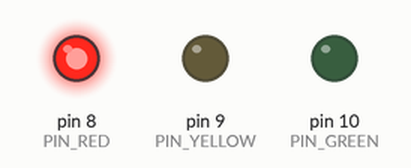
Recording of a sketch running on a simulated Arduino Uno, built with avr-gcc and run on an emulated ATmega328P. Shown: output pins drawn as LEDs (lit = HIGH).

Above: at 2.5 s.
At 7.5 s:
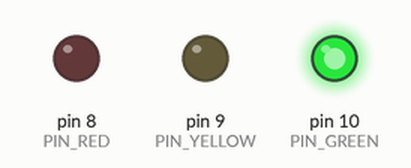
At 10.5 s:
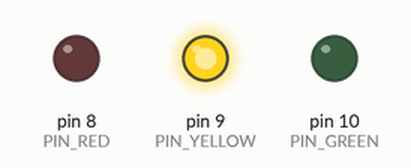
Timing chart, 0 to 14.3 s (numbered marks = the images above):
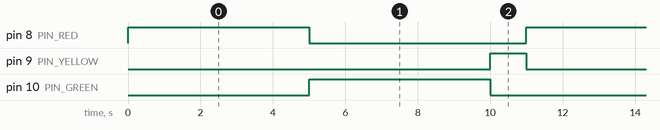

Measured:
- by itself, pin 8 (PIN_RED), pin 10 (PIN_GREEN): alternates HIGH for 5.0 s and LOW for 6.0 s
- by itself, pin 9 (PIN_YELLOW): alternates HIGH for 1.0 s and LOW for 10.0 s
- by itself, everything shown: repeats every 11.0 s, in 4 steps

The sketch:

E27-traffic-light-step-4.ino
```cpp
// (licence header left out)
const int PIN_RED = 8;
const int PIN_YELLOW = 9;
const int PIN_GREEN = 10;

const int DELAY_RED = 5000;
const int DELAY_YELLOW = 1000;
const int DELAY_GREEN = 5000;

void setup()
{
  // Set pin 8 t/m 10 as output
  pinMode(PIN_RED, OUTPUT);
  pinMode(PIN_YELLOW, OUTPUT);
  pinMode(PIN_GREEN, OUTPUT);

  allOff();
}

void loop()
{
  toggleLED(PIN_RED, DELAY_RED);
  toggleLED(PIN_GREEN, DELAY_GREEN);
  toggleLED(PIN_YELLOW, DELAY_YELLOW);
}

// Toggles the given LED with the given delay
void toggleLED(int led_pin, int led_delay)
{
  digitalWrite(led_pin, HIGH);
  delay(led_delay);
  digitalWrite(led_pin, LOW);
}

// Set all output to LOW in order to turn all LEDs off
void allOff()
{
  digitalWrite(PIN_RED, LOW);
  digitalWrite(PIN_YELLOW, LOW);
  digitalWrite(PIN_GREEN, LOW);
}
```
